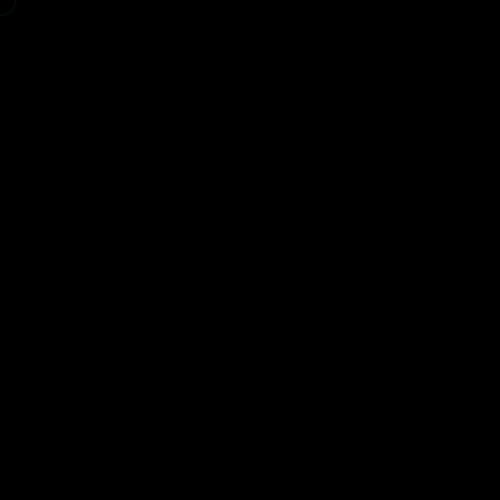
Frame 1 (no input)
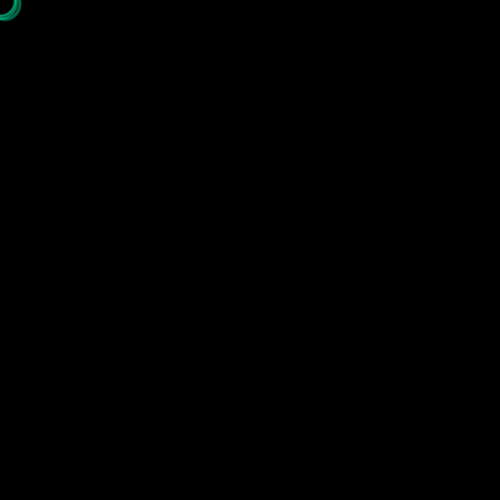
Frame 60 (the mouse pressed at the canvas centre just before this capture)
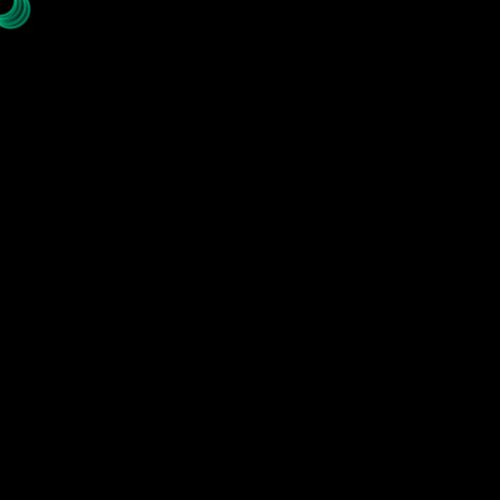
Frame 120 (the mouse held since frame 60 and released just before this capture)

The Processing sketch that drew these frames (run headless with seeded random() and noise(); from frame 60 on, the mouse is pressed at the canvas centre):

// Processing sketch: P9_simple_creative_coding
// ── P9_simple_creative_coding.pde
float x,y;
float size;

void setup(){
  size(500,500);
  background(0);
  noFill();
  strokeWeight(2);
  x = 0;
  y = 0;
  size = 30;
  
}

void draw(){
  stroke(12,250,180,10);
  ellipse(x,y,size,size);
  
  x = x + random(0.6)-0.2;
  y = y + random(0.6)-0.2;
  size = size + random(0.5)-0.2;
}
  
